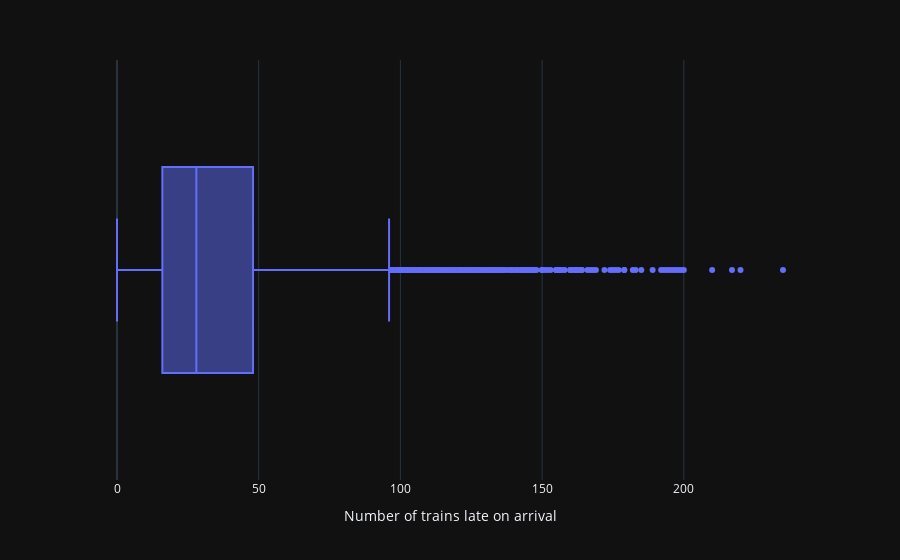

Notebook code cell kept with this figure:
### Code cell
px.box(data, x='Number of trains late on arrival')

### Figure 1 — Plotly figure (JSON) as saved in the notebook; plotly's stock layout.template omitted (floating-point values rounded to 4 significant figures; data arrays with more than 128 entries replaced by an {"elided": "..."} marker saying what was removed)
{"data": [{"alignmentgroup": "True", "hovertemplate": "Number of trains late on arrival=%{x}<extra></extra>", "legendgroup": "", "marker": {"color": "#636efa"}, "name": "", "notched": false, "offsetgroup": "", "orientation": "h", "showlegend": false, "x": {"elided": "7806 float values"}, "x0": " ", "xaxis": "x", "y0": " ", "yaxis": "y", "type": "box"}], "layout": {"xaxis": {"anchor": "y", "domain": [0.0, 1.0], "title": {"text": "Number of trains late on arrival"}}, "yaxis": {"anchor": "x", "domain": [0.0, 1.0]}, "legend": {"tracegroupgap": 0}, "margin": {"t": 60}, "boxmode": "group"}}
